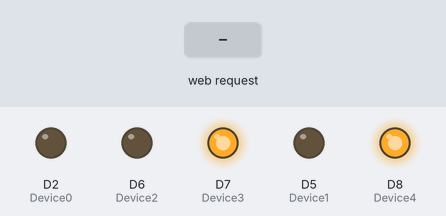
The sketch below on a simulated ESP8266 (NodeMCU). Parts: output pins drawn as LEDs (lit = HIGH). Inputs (shaded band) come from the test bench. WiFi joins after 1.5 s; servers stay silent unless stated.

Above: at 15.9 s.
16.0 s: HTTP request GET / received
At 17.1 s:
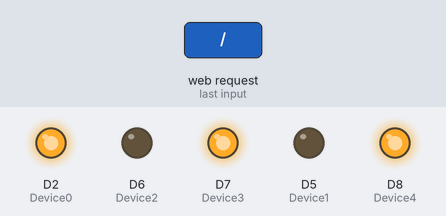
18.2 s: HTTP request GET /dev1=0 received
At 19.9 s:
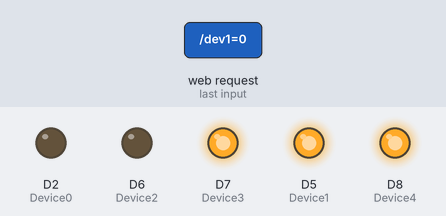
20.3 s: HTTP request GET /dev2=0 received
At 21.5 s:
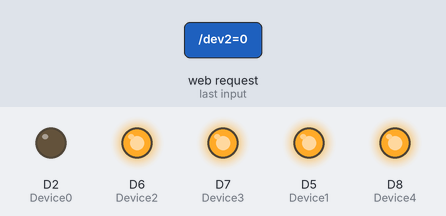
22.4 s: HTTP request GET /dev3=0 received
At 24.2 s:
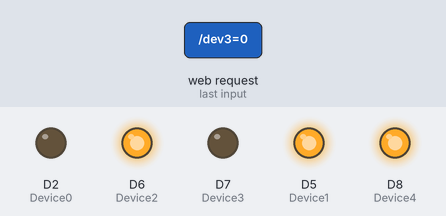
24.5 s: HTTP request GET /dev4=0 received
At 25.9 s:
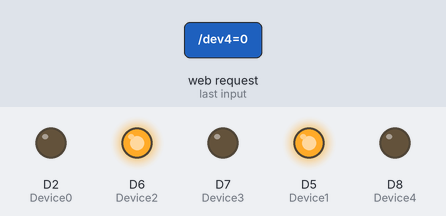
26.6 s: HTTP request GET / received
At 27.5 s:
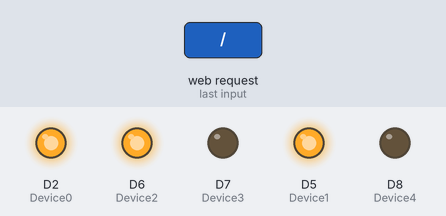
Timing chart, 0 to 29.6 s (numbered marks = the images above; inputs shaded):
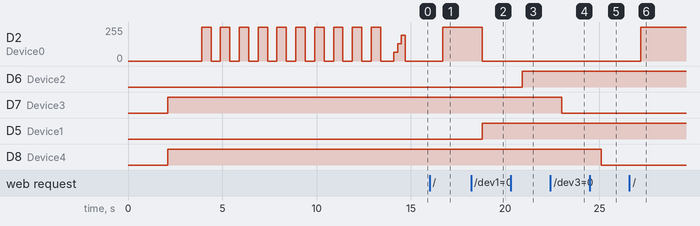

Measured:
- after the input at 16.0 s, D2 (Device0): 0/255 → 255/255 after 0.70 s
- after the input at 18.2 s, D2 (Device0): 255/255 → 0/255 after 0.60 s; D5 (Device1): LOW → HIGH after 0.60 s
- after the input at 20.3 s, D6 (Device2): LOW → HIGH after 0.60 s
- after the input at 22.4 s, D7 (Device3): HIGH → LOW after 0.60 s
- after the input at 24.5 s, D8 (Device4): HIGH → LOW after 0.60 s
- after the input at 26.6 s, D2 (Device0): 0/255 → 255/255 after 0.60 s

The sketch:

dcnw_code.ino
```cpp
//Libraries for WiFi Functions and WebServer Functions
#include <ESP8266WiFi.h>
#include <ESP8266WebServer.h>
#include <WiFiClient.h>

//Most of the variables are declared global as it makes their usage simple while using larger functions repeatedly

int Device0=D2;                                                 //Assigning Device pins for all 4 device(+1 to know the current status this is Device0 and lets say the device as root device)
int Device1=D5;
int Device2=D6;
int Device3=D7;
int Device4=D8;
char *Stat1="",*Stat2="",*Stat3="",*Stat4="";                   //Declaring strings to store the status of our device as active or inactive
bool D0status=0,D1status=0,D2status=0,D3status=0,D4status=0;    //Declaring the boolean variables that store data from digital pins if it is high or low
bool c1=0,c2=0,c3=0,c4=0;                                      //Declaring boolean variables that help us know if a button is already pressed (represents on and off)

const char *ssid="xxxxxx your wifi name";                     //Delaring constant strings to store wifi name and password to connect
const char *pswd="xxxxxx your wifi password";

ESP8266WebServer server(8080);                                //Helps us create a webserver on nodemcu(esp8266 module) with an IPaddress followed by 8080(generally it is 80 but we can change)

void setup() {
  // put your setup code here, to run once:
  WiFi.disconnect();                          //disconnect from the current wifi and start the process again when powered up
  delay(2000);
  Serial.begin(115200);                       //begin serial communication
  delay(100);
  pinMode(Device0,OUTPUT);                    //Assigning the mode of the devices we are using as outputs
  pinMode(Device1,OUTPUT);
  pinMode(Device2,OUTPUT);
  pinMode(Device3,OUTPUT);
  pinMode(Device4,OUTPUT);
  digitalWrite(Device1,LOW);                  //As the Device 1,2 are LEDs first they are LOW(off)
  digitalWrite(Device2,LOW);
  digitalWrite(Device3,HIGH);                //However Device 3,4 are connected to Relay module connected and we used NO(normally open)terminal, so a HIGH signal mean it is open circuited at present
  digitalWrite(Device4,HIGH);
  delay(200);
  //Serial.println("Starting");             //To be used while configuring
  WiFi.begin(ssid,pswd);                    //Connect to the WiFi with 'that' ssid and pswd
  while((WiFi.status() !=WL_CONNECTED)){    //While the wifi is not connected keep printing '...' until you connect
    delay(200);
    //Serial.print(".");
  }
  //Serial.println("Connected");            //After the wifi is connected print connected (to be used while configuring)
  //Serial.println((WiFi.localIP().toString()));//Prints the IPaddress to access the website
  for(int i=0;i<10;i++){                    //Blink the root device telling that it connected to wifi and ipaddress is obtained
    digitalWrite(Device0,HIGH);
    delay(500);
    digitalWrite(Device0,LOW);
    delay(500);
  }
  server.on("/",handleRoot);              //create a server and "'ipaddress/" is the home site and if the server is in this page then it should execute the function beside it i.e. handleRoot
  server.on("/dev1=0",handledev1);        //create a server and "'ipaddress/dev1=0" is the home site and if the server is in this page then it should execute the function beside it i.e. handledev1
  server.on("/dev2=0",handledev2);        //create a server and "'ipaddress/dev2=0" is the home site and if the server is in this page then it should execute the function beside it i.e. handledev2
  server.on("/dev3=0",handledev3);        //create a server and "'ipaddress/dev3=0" is the home site and if the server is in this page then it should execute the function beside it i.e. handledev3
  server.on("/dev4=0",handledev4);        //create a server and "'ipaddress/dev4=0" is the home site and if the server is in this page then it should execute the function beside it i.e. handledev4
  server.onNotFound(handleNotFound);      //if the server is not found then execute the function handleNotFound
  server.begin();                         //begin the server
  //Serial.println("HTTP server started");//to be used while configuring
  for(int i=0;i<255;){                    //Glow the LED with increasing brightness telling that the server has been started and you can access it now
    analogWrite(Device0,i);
    i+=64;
    delay(200);
  }
  digitalWrite(Device0,LOW);
}

void loop() {
  // put your main code here, to run repeatedly:

  server.handleClient();                  //implememt this fuunction continuosly it handles the server client
  delay(1000);
}

//Function that has the contents of the page i.e. the html and css(style) content that will be forwarded to server
//As the stat1,stat2.. strings are global they can be used without passing as arguements
String getPage(){
  String page="<html><head><meta name='viewport' content=\"width=device-width, initial-scale=1\" http-equiv='refresh' content='300'/>";
  page+="<title>Smart Hub</title></head>";
  page+="<style>body {font-family: Helvetica Neue; font-size:24; Color: #ffffff;text-align: center;}";
  page+=".imgcontent { background-image: url(\"http://gdurl.com/7AvX\"); background-size: cover; height: 100%; overflow: hidden;z-index=1;}";
  page+="button {font-family: Helvetica Neue; font-size:20; Color: #000000;margin: 10px; background-color:#ffffff; border-radius: 5px;opacity: 1;}";
  page+=".div1  {background-color: #000000; position:fixed; padding-top: 5px; margin: 10px; margin-top: 20px; margin-left: 20%; margin-right: 20%; height: 80%; width: 60%; opacity: 0.45;z-index=2;}";
  page+=".div2  {position:fixed; padding-top: 5px; margin: 10px; margin-top: 50px; height: 500px; width: 95%; text-align: center;z-index=10;opacity: 1}</style>";
  page+="<body class=\"imgcontent\"><center><div class=\"div1\"></div><div class=\"div2\">";
  page+="<h1><center>Smart Hub</center><span><center><button onclick=\"window.location.href='/';\">Refresh &orarr;</button></center></span></h1>";
  page+="<h3><center>&ensp;Device Id<span>&ensp;status</span></center></h3>";
  page+="<center><button onclick=\"window.location.href='/dev1=0';\">Device No 1</button><span>";
  page+=Stat1;
  page+="</span><br><button onclick=\"window.location.href='/dev2=0';\">Device No 2</button><span>";
  page+=Stat2;
  page+="</span><br><button onclick=\"window.location.href='/dev3=0';\">Device No 3</button><span>";
  page+=Stat3;
  page+="</span><br><button onclick=\"window.location.href='/dev4=0';\">Device No 4</button><span>";
  page+=Stat4;
  page+="</span></center></center></div></body>";
  page+="</html>";
  return page;
}
//To handle the root(home) page we use this function(this page is reached initially and also when refresh button is pressed)
void handleRoot(){
  digitalWrite(Device0,HIGH);                 //First we make the root device as high(ON) telling that we are in the root page
  statusread();                               //Read the status of all the pins using the function statusread whether they are on/off
  if(D0status==1){                            //If the root device is on that means we are in home page so execute the decision function that tells if the devices are active/inactive by using data from statusread
    decision();
    delay(100);
  }
  server.send(200,"text/html",getPage());     //Now send this to the server, 200 means the http status for success/ok, the incoming text is html, the text is the data returned from the function getpage
}
//To handle the device 1 page(this page is reached when the button device no 1 is pressed)
//The reason the if,else is used here is to handle the case when the same button is pressed more times. When pressed for first time it should ON,
//when pressed again it should OFF, when pressed again it should ON and so on, it should understand the difference

void handledev1(){
  digitalWrite(Device0,LOW);                  //As we pressed a button and changed page we are not in root page so make the root device LOW(off)
  if(c1>0){                                   //if c1 which is usually 0 (button represents OFF position) is 1 then OFF the device i.e the device is already ON so OFF it
    digitalWrite(Device1,LOW);
    delay(100);
    statusread();                             //Now read the status and give the decision based on it
    decision();
    c1=0;                                     //Make c1 as 0 so that the code knows that the device is already OFF
  }
  else{                                       //if c1 is 0 i.e the button represents OFF position and it was pressed, so make the device HIGH(ON)
    digitalWrite(Device1,HIGH);
    delay(100);
    statusread();                           //Now read the status and give the decision based on it
    decision();
    c1=1;                                   //Make c1 as 1 so that the code knows that the device is already ON
  }
  server.send(200,"text/html",getPage());
}
//To handle the device 2 page(this page is reached when the button device no 2 is pressed)
void handledev2(){
  digitalWrite(Device0,LOW);
  if(c2>0){
    digitalWrite(Device2,LOW);
    delay(100);
    statusread();
    decision();
    c2=0;
  }
  else{
    digitalWrite(Device2,HIGH);
    delay(100);
    statusread();
    decision();
    c2=1;
  }
  server.send(200,"text/html",getPage());
}
//similar to device 1,2
void handledev3(){
  digitalWrite(Device0,LOW);
  if(c3>0){
    digitalWrite(Device3,HIGH);
    delay(100);
    statusread();
    decision();
    c3=0;
  }
  else{
    digitalWrite(Device3,LOW);
    delay(100);
    statusread();
    decision();
    c3=1;
  }
  server.send(200,"text/html",getPage());
}
//similar to device 1,2,3
void handledev4(){
  digitalWrite(Device0,LOW);
  if(c4>0){
    digitalWrite(Device4,HIGH);
    delay(100);
    statusread();
    decision();
    c4=0;
  }
  else{
    digitalWrite(Device4,LOW);
    delay(100);
    statusread();
    decision();
    c4=1;
  }
  server.send(200,"text/html",getPage());
}
//Function to handle if the server is not found or some error
void handleNotFound(){
  String message = "File Not Found\n\n";                                //Get the data from http status and print the cause of error on the server
  message += "URI: ";
  message += server.uri();
  message += "\nMethod: ";
  message += ( server.method() == HTTP_GET ) ? "GET" : "POST";
  message += "\nArguments: ";
  message += server.args();
  message += "\n";
  for ( uint8_t i = 0; i < server.args(); i++ ) {
  message += " " + server.argName ( i ) + ": " + server.arg ( i ) + "\n";
  }
  server.send ( 404, "text/plain", message );
}
//Function to read the status of the devices
void statusread(){
  D0status=digitalRead(Device0);
  D1status=digitalRead(Device1);
  D2status=digitalRead(Device2);
  D3status=digitalRead(Device3);
  D4status=digitalRead(Device4);
}
//Function to make a decision based on data from statusread, as all the variables are global they can be accessed here and can be modified easily and the changes are effected everywhere
void decision(){
    if(D1status==1){                //As device 1,2 are LEDs if theu are HIGH(0N) that means they are Active so set their status as active, if not then set as inactive accordingly
      Stat1="Active";
    }
    else if(D1status==0){
      Stat1="Inactive";
    }
    if(D2status==1){
      Stat2="Active";
    }
    else if(D2status==0){
      Stat2="Inactive";
    }
    if(D3status==0){              //As device 3,4 are connected to Realy Modules connected with NO terminal, a LOW means they are on, so set their status as Active, if not then set as inactive accordingly
      Stat3="Active";
    }
    else if(D3status==1){
      Stat3="Inactive";
    }
    if(D4status==0){
      Stat4="Active";
    }
    else if(D4status==1){
      Stat4="Inactive";
    }
}
```
